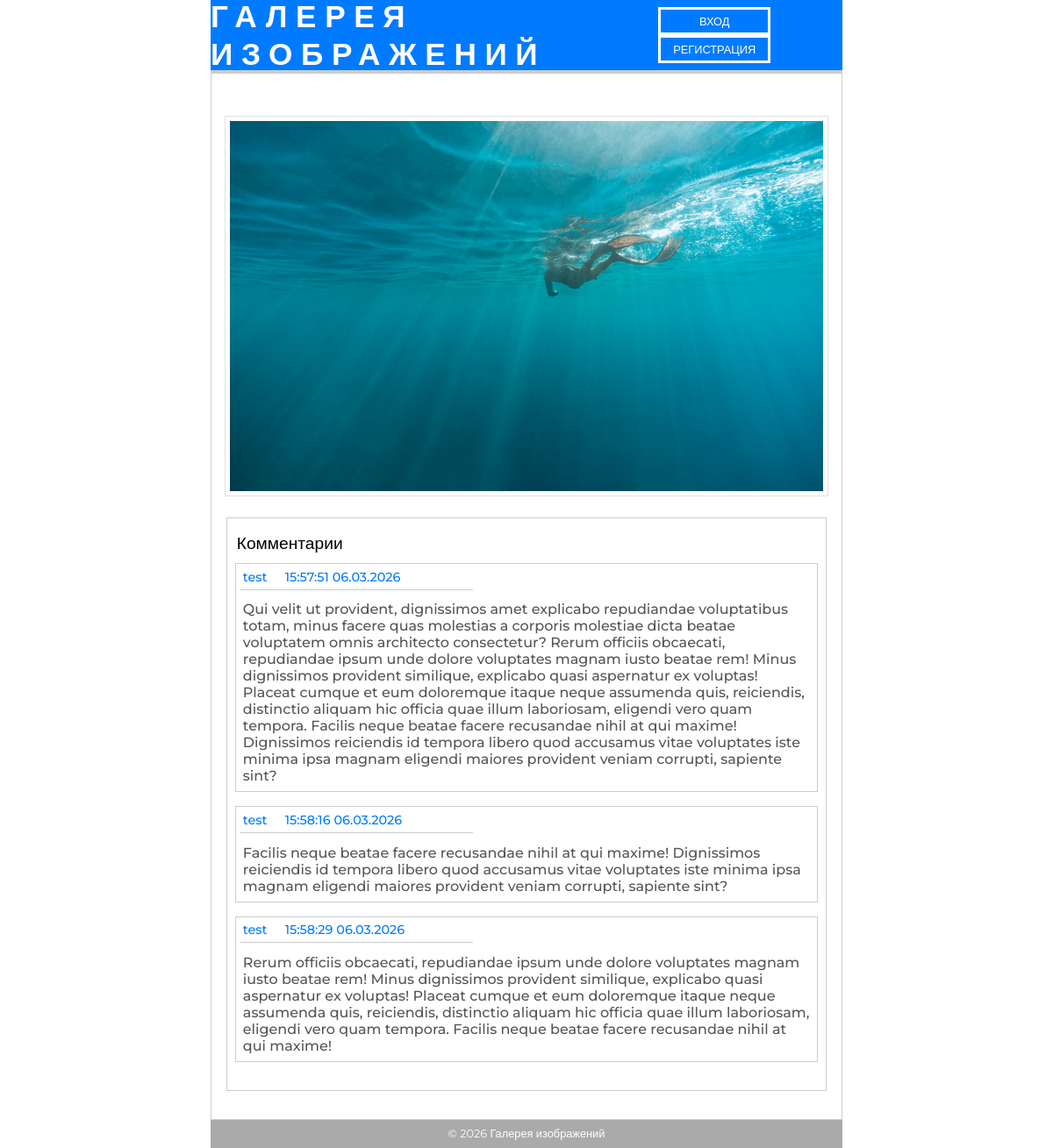
/show/display/img02.jpg, run on an earlier commit of the app's database.
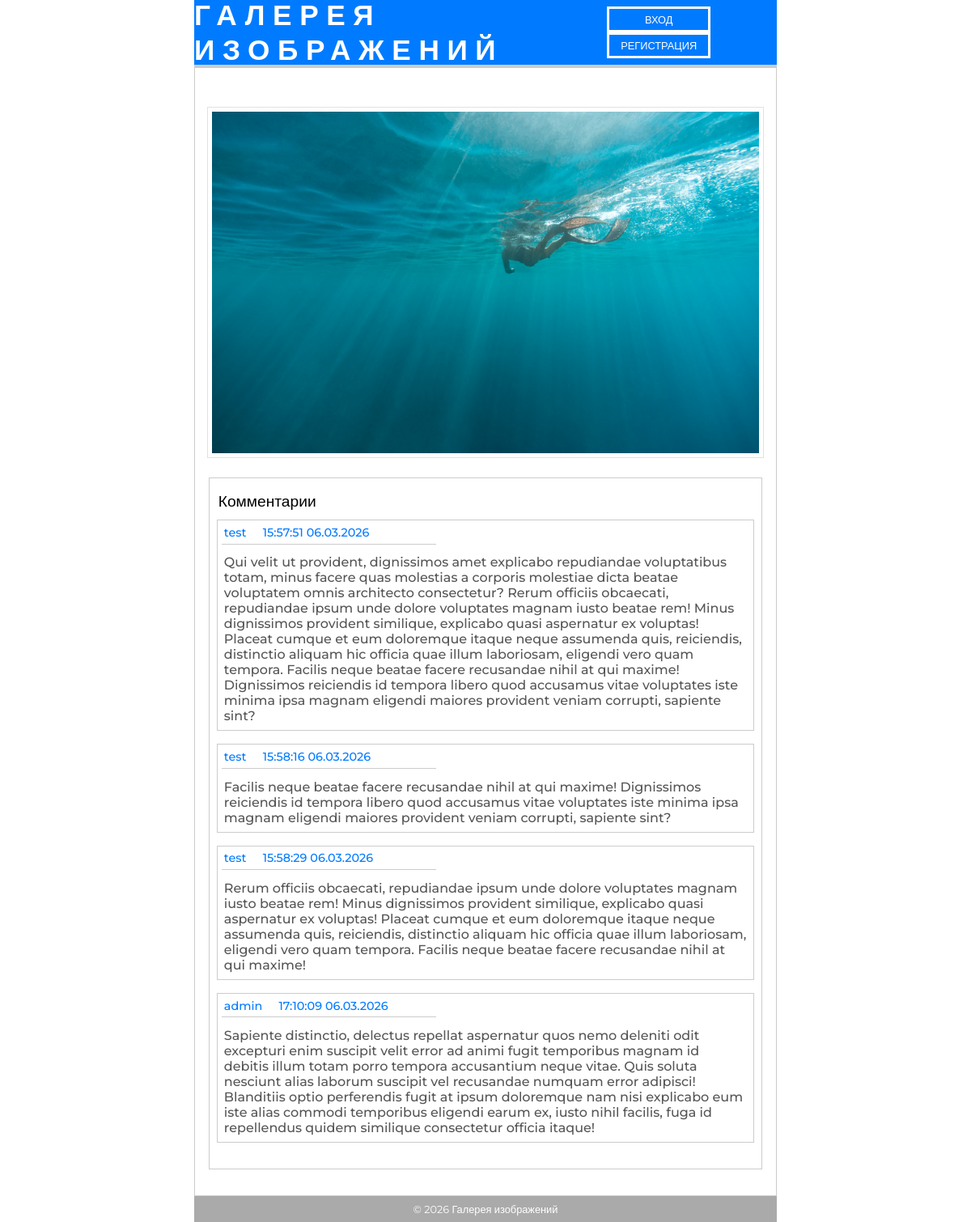
And on a later commit of the database.
### tables this page shows
CREATE TABLE comments (
        id integer primary key autoincrement,
        user_id integer,
        file varchar(128) not null,
        created datetime default current_timestamp,
        comment varchar(512) not null,
        foreign key (user_id) references users (id));

CREATE TABLE users (
        id integer primary key autoincrement,
        login varchar(64) not null,
        email varchar(64) not null,
        password varchar(128) not null,
        created datetime default current_timestamp);

### app/controllers/Controller_Show.php (called while the page is built, shortened)
<?php
    class Controller_Show extends Controller
    {
        public function display(array $data) {
            $file = $data[0];
            $this->model = new Model_Show();
            $comments = $this->model->showComment($file);
            $data = ['file' => $file,
                     'comments' => $comments];
            $this->view->generate('view_show.php', 'view_template.php', $data);
        }
    }

### app/bootstrap.php (called while the page is built, shortened)
<?php
require_once DATA . DIRECTORY_SEPARATOR . 'DB.php';
Route::start();

### index.php (called while the page is built, shortened)
<?php
    require_once 'app' . DIRECTORY_SEPARATOR . 'bootstrap.php';

### app/data/DB.php (called while the page is built, shortened)
<?php
    class DB
    {
        public function __construct() {
            try {
                $this->pdo = new PDO('sqlite:' . DATA . 'db.sqlite');
            } catch (PDOException $e) {
                throw new PDOException($e->getMessage(), (int)$e->getCode());
            }
        }
        function getCommentByProp(string $value, string $prop, string $table){
            $stmt = $this->pdo->prepare("SELECT c.*,u.login FROM $table as c LEFT JOIN users as u on c.user_id = u.id WHERE $prop = :value");
            $stmt->execute([':value' => $value]);
            return $result = $stmt->fetchAll(PDO::FETCH_ASSOC);
        }
    }

### app/models/Model_Show.php (called while the page is built, shortened)
<?php
    class Model_Show extends Model
    {
        public function showComment(string $picture) {
            return $result = (new DB())->getCommentByProp($picture, 'file', 'comments');
        }
    }

### app/views/view_show.php (the view, shortened to what this page needs)
<?php
    $file = $data['file'];
    $comments = $data['comments'];
?>
<div class="div-main-show-container">
    <div class="div-show-picture">
        <img src="<?= URL . 'uploads/' . $file; ?>" class="img-full" alt="<?= $file; ?>">
    </div>
    <div class="div-comment-container">
        <p class="comment-title">Комментарии</p>
        <?php if(!empty($comments)): ?>
            <?php for($i = 0; $i < count($comments); $i++): ?>
                <div class="div-show-comment">
                    <span class="comment-header"><?= $comments[$i]['login']; ?></span>
                    <?php
                        $date = new DateTime($comments[$i]['created'], new DateTimeZone('UTC'));
                        $date->setTimezone(new DateTimeZone('Europe/Moscow'));
                    ?>
                    <span class="comment-header"><?= $date->format('H:i:s d.m.Y'); ?></span>
                    <p class="comment-text"><?= $comments[$i]['comment']; ?></p>
                </div>
            <?php endfor; ?>
        <?php else: ?>
            <p class="comment-no">Пока нет ни одного комментария</p>
        <?php endif; ?>
    </div>
</div>

### app/core/Route.php (shortened to what this page needs)
<?php
    class Route
    {
        public static function start() {
            $actionName = 'index';
            $data= [];
            $routes = explode('/', $_SERVER['REQUEST_URI']);
            if(!empty($routes[2])) {
                $actionName = $routes[2];
            }
            if(!empty($routes[3])){
                $data = array_slice($routes, 3);
            }
            $controller = new $controllerName();
            if(method_exists($controller, $actionName)) {
                $controller->$actionName($data);
            } else {
                Route::ErrorPage404();
            }
        }
    }

### app/core/View.php (shortened to what this page needs)
<?php
    class View
    {
        public function generate($view_content, $view_template = null, $data = null) {
            if($view_template){
                include_once VIEW . $view_template;
            }
        }
    }

### app/views/view_template.php (shortened to what this page needs)
<?php
    $auth = $_SESSION['auth'] ?? null;
?>
<!DOCTYPE html>
<html lang="en">
<head>
    <link rel="stylesheet" href="/css/style_styleload.css">
</head>
<body>
    <header class="header">
        <div class="div-header-title">
            <p><a class="a-header-title" href="/">Галерея изображений</a></p>
        </div>
        <div class="div-header-btn-login">
            <?php if (!$auth): ?>
                <button class="btn-login" onclick="location.href='/login'">Вход</button>
                <button class="btn-login" onclick="location.href='/registration'">Регистрация</button>
            <?php else: ?>
                <button class="btn-login" onclick="location.href='/login/signout'">Выход</button>
            <?php endif; ?>
        </div>
    </header>
    <main class="main">
        <section class="section-main">
            <?php require_once VIEW . $view_content; ?>
        </section>
    </main>
    <footer class="footer">
        <p>&copy; 2026 Галерея изображений</p>
    </footer>
</body>
</html>

### css/style_template.css (style rules this page uses)
html { scroll-behavior: smooth; }
* { margin: 0; padding: 0; }
body { font-family: "Montserrat", sans-serif; display: flex; flex-direction: column; align-items: center; min-height: 100vh; }
.main { width: 59.9%; background-color: #ffffff; border: .1rem solid #cccccc; min-height: 100%; flex-grow: 1; }
.section-main { display: flex; justify-content: center; }

### css/style_header.css (style rules this page uses)
.header { background-color: #007bff; height: 5rem; width: 60%; border-bottom: .2rem solid #cccccc; display: flex; justify-content: space-around; align-items: center; top: 0; position: sticky; }
.div-header-title { font-size: 2.2rem; font-weight: bold; letter-spacing: .6rem; color: #ffffff; text-transform: uppercase; }
.a-header-title { color: #ffffff; text-decoration: none; }
.btn-login { height: 2rem; width: 8rem; background-color: #007bff; border: .2rem solid #ffffff; font-size: .8rem; color: #ffffff; text-transform: uppercase; cursor: pointer; }

### css/style_show.css (style rules this page uses)
.div-main-show-container { display: flex; flex-direction: column; align-items: center; justify-content: center; gap: 1.5rem; width: 100%; margin-bottom: 2rem; }
.div-show-picture { width: 95%; display: flex; justify-content: center; }
.img-full { padding: .3rem; background-color: #fff; border: .1rem solid #dee2e6; max-width: 99%; height: auto; }
.div-comment-container { width: 95%; border: .1rem solid #cccccc; padding: 1rem 0 1rem 0; }
.comment-title { font-size: 1.2rem; font-weight: 500; padding: 0 0 .7rem .7rem; }
.div-show-comment { margin: auto; width: 97%; border: .1rem solid #cccccc; margin-bottom: 1rem; padding-top: .3rem; }
.comment-header { font-size: .9rem; font-weight: 500; padding: .5rem; color: #007bff; }
.comment-text { font-size: 1rem; font-weight: 500; padding: .5rem; color: #555555; }

### css/style_footer.css (style rules this page uses)
.footer { height: 2rem; width: 60%; background-color: #aaaaaa; border-top: #cccccc; display: flex; justify-content: center; align-items: center; font-size: .8rem; color: #ffffff; }

What changed in the data, as far as the page shows it:
added comments: user.login "admin", created "17:10:09 06.03.2026", comment "Sapiente distinctio, delectus repellat aspernatur quos nemo deleniti odit excepturi enim suscipit velit error ad animi fugit temporibus magnam id debitis illum totam porro tempora accusantium neque vitae. Quis soluta nesciunt alias laborum suscipit vel recusandae numquam error adipisci! Blanditiis optio perferendis fugit at ipsum doloremque nam nisi explicabo eum iste alias commodi temporibus eligendi earum ex, iusto nihil facilis, fuga id repellendus quidem similique consectetur officia itaque!"
